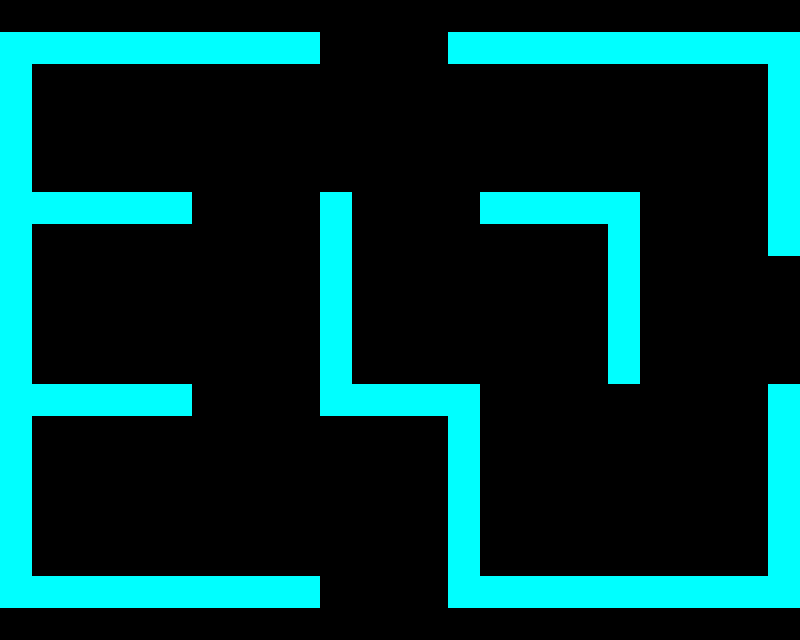

This game map was drawn from its Tiled (.tmx) file and the tilesets committed beside it. A one-line description and the full map source follow:
An orthogonal 25x20 tile map with 32x32 px tiles, 2 tile layers (pass, nopass), 2 tilesets and 4 objects (3x Finish, Player).

<map version="1.2" tiledversion="1.2.3" orientation="orthogonal" renderorder="right-down" width="25" height="20" tilewidth="32" tileheight="32" infinite="0" nextlayerid="4" nextobjectid="17">
 <properties>
  <property name="passable" type="bool" value="false" />
 </properties>
 <tileset firstgid="1" source="bg.tsx" />
 <tileset firstgid="2" source="wall.tsx" />
 <layer id="1" name="pass" width="25" height="20">
  <data encoding="csv">
1,1,1,1,1,1,1,1,1,1,1,1,1,1,1,1,1,1,1,1,1,1,1,1,1,
1,1,1,1,1,1,1,1,1,1,1,1,1,1,1,1,1,1,1,1,1,1,1,1,1,
1,1,1,1,1,1,1,1,1,1,1,1,1,1,1,1,1,1,1,1,1,1,1,1,1,
1,1,1,1,1,1,1,1,1,1,1,1,1,1,1,1,1,1,1,1,1,1,1,1,1,
1,1,1,1,1,1,1,1,1,1,1,1,1,1,1,1,1,1,1,1,1,1,1,1,1,
1,1,1,1,1,1,1,1,1,1,1,1,1,1,1,1,1,1,1,1,1,1,1,1,1,
1,1,1,1,1,1,1,1,1,1,1,1,1,1,1,1,1,1,1,1,1,1,1,1,1,
1,1,1,1,1,1,1,1,1,1,1,1,1,1,1,1,1,1,1,1,1,1,1,1,1,
1,1,1,1,1,1,1,1,1,1,1,1,1,1,1,1,1,1,1,1,1,1,1,1,1,
1,1,1,1,1,1,1,1,1,1,1,1,1,1,1,1,1,1,1,1,1,1,1,1,1,
1,1,1,1,1,1,1,1,1,1,1,1,1,1,1,1,1,1,1,1,1,1,1,1,1,
1,1,1,1,1,1,1,1,1,1,1,1,1,1,1,1,1,1,1,1,1,1,1,1,1,
1,1,1,1,1,1,1,1,1,1,1,1,1,1,1,1,1,1,1,1,1,1,1,1,1,
1,1,1,1,1,1,1,1,1,1,1,1,1,1,1,1,1,1,1,1,1,1,1,1,1,
1,1,1,1,1,1,1,1,1,1,1,1,1,1,1,1,1,1,1,1,1,1,1,1,1,
1,1,1,1,1,1,1,1,1,1,1,1,1,1,1,1,1,1,1,1,1,1,1,1,1,
1,1,1,1,1,1,1,1,1,1,1,1,1,1,1,1,1,1,1,1,1,1,1,1,1,
1,1,1,1,1,1,1,1,1,1,1,1,1,1,1,1,1,1,1,1,1,1,1,1,1,
1,1,1,1,1,1,1,1,1,1,1,1,1,1,1,1,1,1,1,1,1,1,1,1,1,
1,1,1,1,1,1,1,1,1,1,1,1,1,1,1,1,1,1,1,1,1,1,1,1,1
</data>
 </layer>
 <layer id="2" name="nopass" width="25" height="20">
  <data encoding="csv">
0,0,0,0,0,0,0,0,0,0,0,0,0,0,0,0,0,0,0,0,0,0,0,0,0,
2,2,2,2,2,2,2,2,2,2,0,0,0,0,2,2,2,2,2,2,2,2,2,2,2,
2,0,0,0,0,0,0,0,0,0,0,0,0,0,0,0,0,0,0,0,0,0,0,0,2,
2,0,0,0,0,0,0,0,0,0,0,0,0,0,0,0,0,0,0,0,0,0,0,0,2,
2,0,0,0,0,0,0,0,0,0,0,0,0,0,0,0,0,0,0,0,0,0,0,0,2,
2,0,0,0,0,0,0,0,0,0,0,0,0,0,0,0,0,0,0,0,0,0,0,0,2,
2,2,2,2,2,2,0,0,0,0,2,0,0,0,0,2,2,2,2,2,0,0,0,0,2,
2,0,0,0,0,0,0,0,0,0,2,0,0,0,0,0,0,0,0,2,0,0,0,0,2,
2,0,0,0,0,0,0,0,0,0,2,0,0,0,0,0,0,0,0,2,0,0,0,0,0,
2,0,0,0,0,0,0,0,0,0,2,0,0,0,0,0,0,0,0,2,0,0,0,0,0,
2,0,0,0,0,0,0,0,0,0,2,0,0,0,0,0,0,0,0,2,0,0,0,0,0,
2,0,0,0,0,0,0,0,0,0,2,0,0,0,0,0,0,0,0,2,0,0,0,0,0,
2,2,2,2,2,2,0,0,0,0,2,2,2,2,2,0,0,0,0,0,0,0,0,0,2,
2,0,0,0,0,0,0,0,0,0,0,0,0,0,2,0,0,0,0,0,0,0,0,0,2,
2,0,0,0,0,0,0,0,0,0,0,0,0,0,2,0,0,0,0,0,0,0,0,0,2,
2,0,0,0,0,0,0,0,0,0,0,0,0,0,2,0,0,0,0,0,0,0,0,0,2,
2,0,0,0,0,0,0,0,0,0,0,0,0,0,2,0,0,0,0,0,0,0,0,0,2,
2,0,0,0,0,0,0,0,0,0,0,0,0,0,2,0,0,0,0,0,0,0,0,0,2,
2,2,2,2,2,2,2,2,2,2,0,0,0,0,2,2,2,2,2,2,2,2,2,2,2,
0,0,0,0,0,0,0,0,0,0,0,0,0,0,0,0,0,0,0,0,0,0,0,0,0
</data>
 </layer>
 <objectgroup id="3" name="Object Layer 1">
  <properties>
   <property name="passable" type="bool" value="true" />
  </properties>
  <object id="13" name="Player" x="79" y="294" width="33" height="37" />
  <object id="14" name="Finish" x="318" y="574" width="128" height="38" />
  <object id="15" name="Finish" x="321.333" y="30" width="130.667" height="38" />
  <object id="16" name="Finish" x="766" y="258" width="30.6667" height="131.333" />
 </objectgroup>
</map>
